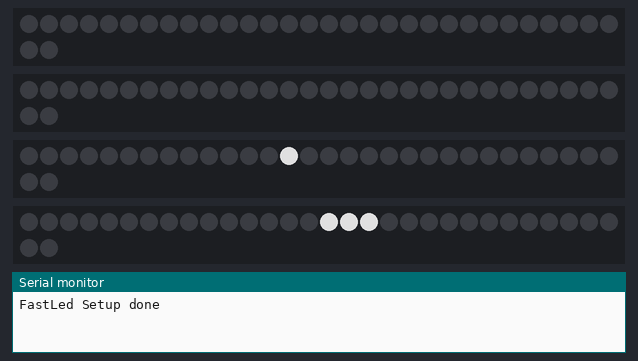
This sketch was run on a simulated Arduino Uno, built with avr-gcc and run on an emulated ATmega328P. Shown: 4 × 32 RGB LEDs in strip order, left to right, continuing on the next row, the last lines printed to the serial monitor. Dim RGB values are drawn brighter than linear.

Above: at 0.1 s.
At 1.6 s:
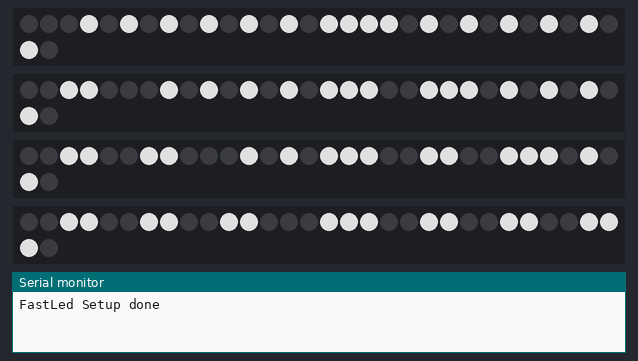
At 5.9 s:
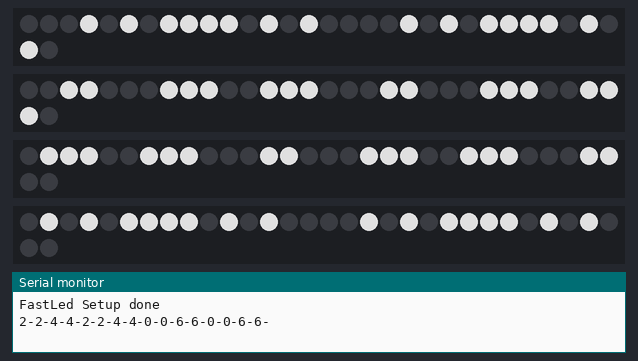
At 10.0 s:
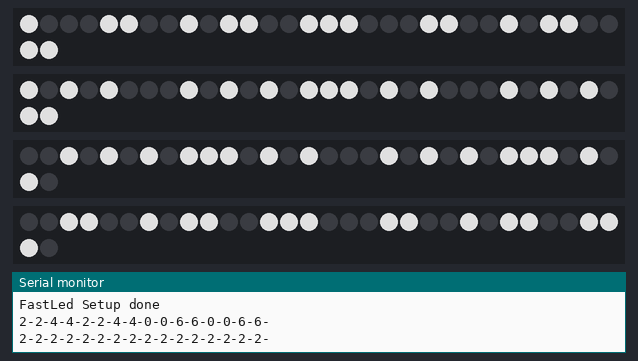
At 18.2 s:
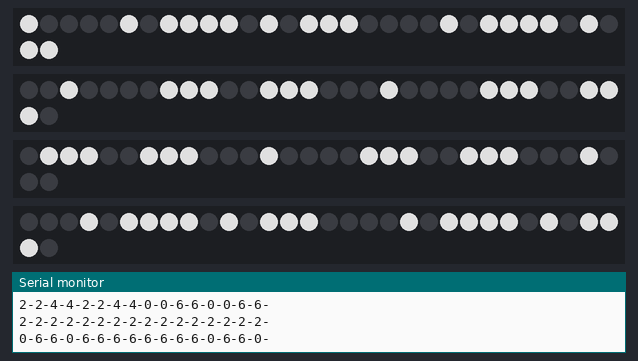
At 35.7 s:
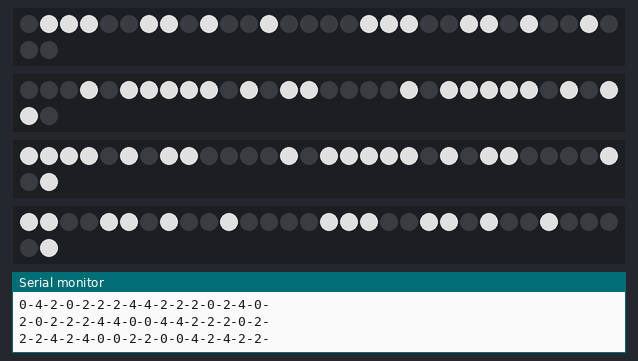

The sketch:

HST_LED_Art.ino
```cpp
#define FASTLED_INTERRUPT_RETRY_COUNT 0
#include "FastLED.h"
#include "HSTModels.h"
#define LED_TYPE WS2811
#define COLOR_ORDER GRB
#define NUM_LEDS 128
CRGB leds[NUM_LEDS];
int BRIGHTNESS = 160;

const byte m_leds[128] = {
		111, 112, 79, 80, 47, 48, 15, 16,
		110, 113, 78, 81, 46, 49, 14, 17,
		109, 77, 114, 45, 82, 13, 50, 18,
		108, 76, 115, 44, 83, 12, 51, 19,
		75, 107, 43, 116, 11, 84, 20, 52,
		74, 106, 42, 117, 10, 85, 21, 53,
		73, 41, 105, 9, 118, 22, 86, 54,
		72, 40, 104, 8, 119, 23, 87, 55,
		39, 71, 7, 103, 24, 120, 56, 88,
		38, 70, 6, 102, 25, 121, 57, 89,
		37, 5, 69, 26, 101, 58, 122, 90,
		36, 4, 68, 27, 100, 59, 123, 91,
		3, 35, 28, 67, 60, 99, 92, 124,
		2, 34, 29, 66, 61, 98, 93, 125,
		1, 30, 33, 62, 65, 94, 97, 126,
		0, 31, 32, 63, 64, 95, 96, 127
};

const byte hst_cell_offset[] = {0, 1, 9, 17, 25, 24, 16, 8, 0, 1, 9, 17, 25, 24, 16, 8};
const byte hst_cell_origin[] = {0, 2, 4, 6, 32, 34, 36, 38, 64, 66, 68, 70, 96, 98, 100, 102};
byte hst_cell_position[] = {0, 0, 0, 0, 0, 0, 0, 0, 0, 0, 0, 0, 0, 0, 0, 0}; //array for intermediary hst positions
byte animation_steps[] = {0, 0, 0, 0, 0, 0, 0, 0, 0, 0, 0, 0, 0, 0, 0, 0}; //how many animation steps between startand end position
byte orig;
byte pos;
byte modelNumber = 0;

byte blendRate = 10;  // How fast to blend.  Higher is slower.  [milliseconds]
byte k = 0;

CRGB colorStart = CRGB(255,255,255); // starting color
CRGB colorTarget = CRGB(0,0,0); // target color
//CRGB colorStart = CRGB(202,243,32); // starting color
//CRGB colorTarget = CRGB(0,0,0); // target color
//CRGB colorStart = CRGB(0,0,32); // starting color
//CRGB colorTarget = CRGB(0,255,255); // target color
//CRGB colorStart = CRGB(0,32,32); // starting color
//CRGB colorTarget = CRGB(255,255,0); // target color
//CRGB colorStart = CRGB(33,229,101); // starting color***
//CRGB colorTarget = CRGB(17,13,55); // target color
//CRGB colorStart = CRGB(203,121,184); // starting color
//CRGB colorTarget = CRGB(4,80,114); // target color
CRGB colorCurrent1 = colorStart;
CRGB colorCurrent2 = colorTarget;

void setup()
{
	Serial.begin(115200);
	// tell FastLED about the LED strip configuration
	FastLED.addLeds<LED_TYPE, 5>(leds, 0, 32).setCorrection(TypicalSMD5050);
	FastLED.addLeds<LED_TYPE, 4>(leds, 32, 32).setCorrection(TypicalSMD5050);
	FastLED.addLeds<LED_TYPE, 3>(leds, 64, 32).setCorrection(TypicalSMD5050);
	FastLED.addLeds<LED_TYPE, 2>(leds, 96, 32).setCorrection(TypicalSMD5050);
	FastLED.setBrightness(BRIGHTNESS);
	Serial.println("FastLed Setup done");
	fill_solid( leds, NUM_LEDS, CRGB(0,0,0));

	for (int i = 0; i < 16; i++) {      // homing :) Display 16 HST in zero position
		int origin = hst_cell_origin[i];
		for (int j = 0; j < 8; j++) {
			int offset = hst_cell_offset[j];
			if (j < 4) {
				leds[m_leds[origin + offset]] = colorStart;
			}
			else {
				leds[m_leds[origin + offset]] = colorTarget;
			}
		}
		FastLED.show();
		delay(100);
	}
	delay(1000);
}

// The loop function is called in an endless loop
void loop()
{
	for (int m = 0; m < 16; m++) {
		int step = pgm_read_byte(&HSTM[modelNumber][m]) - hst_cell_position[m]; //how many steps from start to end position
 		if (step >= 0 ) {
			animation_steps[m] = 2 * step; // 0-1, 0-2, 0-3, 1-2, 1-3, 2-3 positions
		}
		else {
			animation_steps[m] = 2 * (4 + step); //3-0, 3-1, 3-2, 2-1, 2-0, 1-0
		}
		Serial.print(animation_steps[m]);Serial.print("-");
	}
	Serial.println();
	for (int i = 0; i < 8; i++) { //8 steps of animation one 360 degrees rotation
		while (colorCurrent1 != colorTarget) {
			EVERY_N_MILLISECONDS(blendRate) {
				colorCurrent1 = blend(colorStart, colorTarget, k); //color of one end of the triangle
				colorCurrent2 = blend(colorTarget, colorStart, k); //other end of the triangle
				for (int j = 0; j < 16; j++) { //animate all hst
					if (animation_steps[j] > 0) { // but only if there are any remaining steps for a hst
					orig = hst_cell_origin[j];
					leds[m_leds[orig + hst_cell_offset[i + (hst_cell_position[j] * 2)]]] = colorCurrent1; //color of one end of the triangle
					leds[m_leds[orig + hst_cell_offset[i + 4 + (hst_cell_position[j] * 2)]]] = colorCurrent2; //other end of the triangle
					//
					}
				}
				k+=5; //animation speed, is working only with 1 and 5 !!!
				FastLED.show();  // update the display
			}
		}
		for (int n = 0; n < 16; n++) { //one step less after an iteration
		if (animation_steps[n] > 0) {
			animation_steps[n]--;
		}
		}
		k = 0;
		colorCurrent1 = colorStart;
		colorCurrent2 = colorTarget;
	}
	for (int n = 0; n < 16; n++) {
	hst_cell_position[n] = pgm_read_byte(&HSTM[modelNumber][n]); // save the actual model positions
	}
	modelNumber++;
	if (modelNumber == 73) {modelNumber = 0;}
	FastLED.delay(2000);
}
```

Source omitted: HSTModels.h (data table, 2832 bytes)

Measured:
- what the display in image 1 shows lasts 4.2 s, from 1.6 s to 5.8 s
- what the display in image 2 shows lasts 4.1 s, from 5.8 s to 9.9 s
- what the display in image 3 shows lasts 8.3 s, from 9.9 s to 18.2 s
- what the display in image 4 shows lasts 5.1 s, from 18.2 s to 23.3 s
